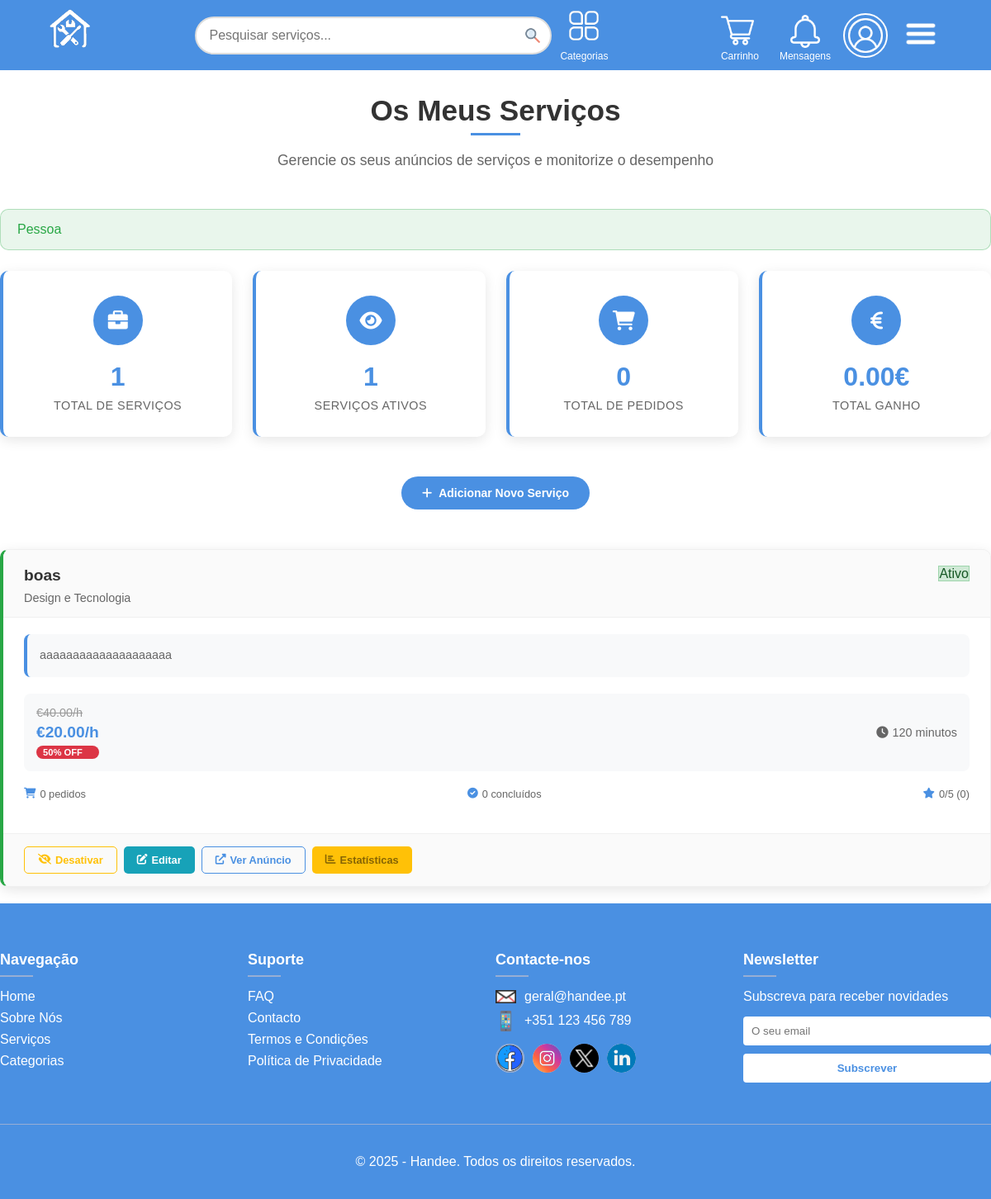
/Views/orders/myServices.php (signed in), run on an earlier commit of the app's database.
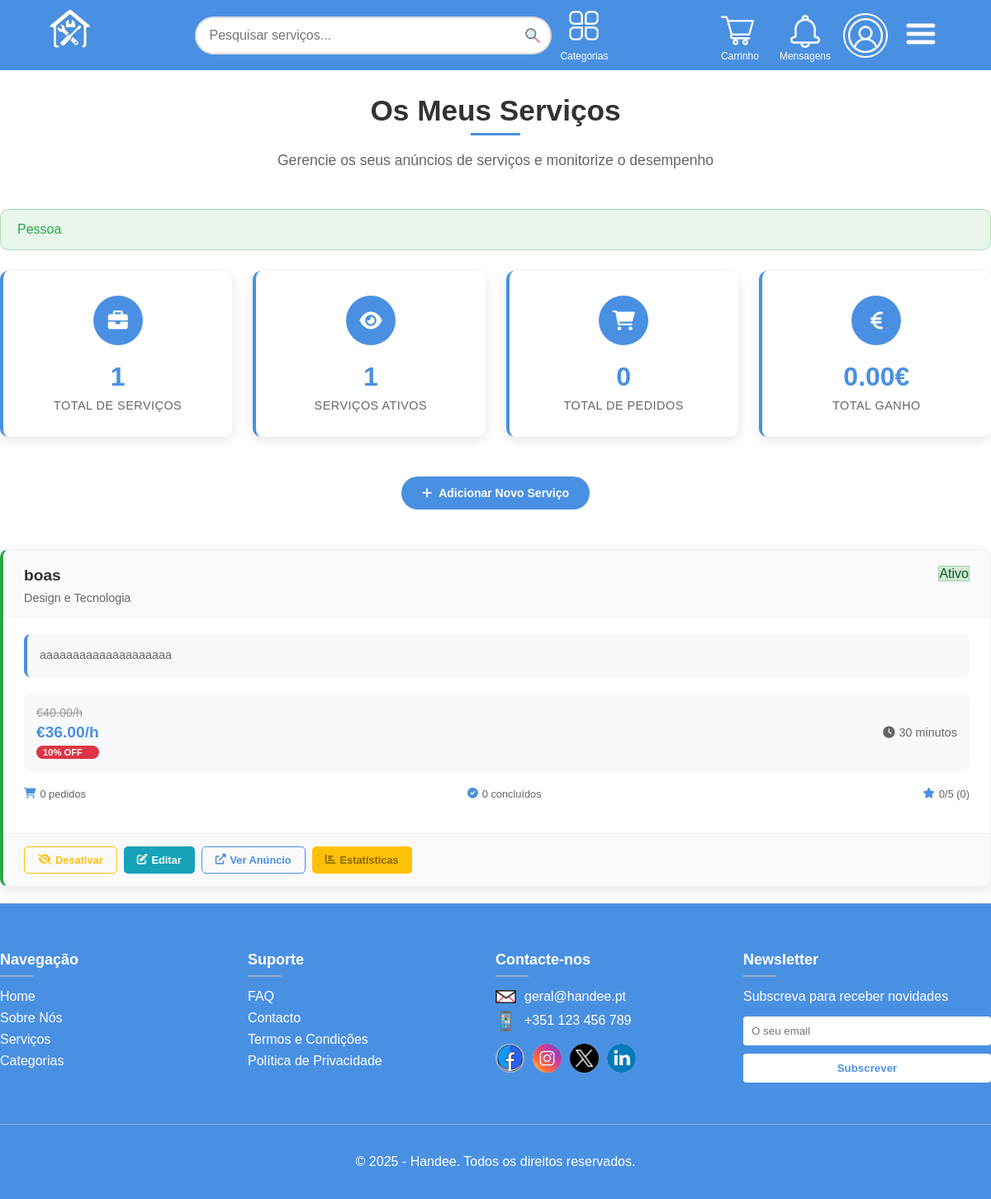
And on a later commit of the database.
### tables this page shows
CREATE TABLE Service_ (
    id INTEGER PRIMARY KEY,
    freelancer_id INTEGER NOT NULL,
    name_ TEXT NOT NULL,
    description_ TEXT NOT NULL,
    duration INTEGER NOT NULL,
    is_active BOOLEAN NOT NULL DEFAULT true,
    price_per_hour REAL NOT NULL,
    promotion INT NOT NULL DEFAULT 0,  /* O valor que estiver será o valor do desconto; default 0, logo por padrão não há desconto*/
    category_id INTEGER NOT NULL,
    FOREIGN KEY (freelancer_id) REFERENCES User_(id),
    FOREIGN KEY (category_id) REFERENCES Category(id)
);

### Controllers/serviceController.php (called while the page is built, shortened)
<?php
function getUserServices($userId) {
    $db = getDatabaseConnection();
    $query = "
        SELECT
            s.id,
            s.name_,
            s.description_,
            s.duration,
            s.is_active,
            s.price_per_hour,
            s.promotion,
            c.name_ as category_name,
            COUNT(sd.id) as total_orders,
            COUNT(CASE WHEN sd.status_ = 'completed' THEN 1 END) as completed_orders,
            AVG(f.evaluation) as avg_rating,
            COUNT(f.id) as total_reviews
        FROM Service_ s
        LEFT JOIN Category c ON s.category_id = c.id
        LEFT JOIN Service_Data sd ON s.id = sd.service_id
        LEFT JOIN Feedback f ON s.id = f.service_id
        WHERE s.freelancer_id = :user_id
        GROUP BY s.id, s.name_, s.description_, s.duration, s.is_active, s.price_per_hour, s.promotion, c.name_
        ORDER BY s.is_active DESC, s.name_ ASC
    ";
    $stmt = $db->prepare($query);
    $stmt->execute([':user_id' => $userId]);
    return $stmt->fetchAll(PDO::FETCH_ASSOC);
}
function calculateDiscountedPrice($price, $promotion) {
    if ($promotion > 0) {
        return $price - ($price * ($promotion / 100));
    }
    return $price;
}
?>

### Views/orders/myServices.php (the view, shortened to what the changed rows need)
<?php
require_once(dirname(__FILE__)."/../../Templates/common_elems.php");
require_once(dirname(__FILE__)."/../../Controllers/serviceController.php");
$currentUserId = getCurrentUserId();
$services = getUserServices($currentUserId);
?>
<main>
    <section class="section-header">
        <h2>Os Meus Serviços</h2>
    </section>
    <section class="services-section">
        <?php if (empty($services)): ?>
            <div class="no-services">
                <div class="no-services-icon">
                    <i class="fas fa-briefcase"></i>
                </div>
                <h3>Ainda não tem serviços publicados</h3>
                <p>Comece a ganhar dinheiro publicando os seus serviços!</p>
                <button class="btn-explore" onclick="openAddServiceModal()">
                    <i class="fas fa-plus"></i>
                    Publicar Primeiro Serviço
                </button>
            </div>
        <?php else: ?>
            <div class="services-list">
                <?php foreach ($services as $service):
                    $isActive = $service['is_active'];
                    $activeClass = $isActive ? 'service-active' : 'service-inactive';
                    $discountedPrice = calculateDiscountedPrice($service['price_per_hour'], $service['promotion']);
                    $avgRating = $service['avg_rating'] ? round($service['avg_rating'], 1) : 0;
                ?>
                    <div class="service-card <?php echo $activeClass; ?>">
                        <div class="service-header">
                            <div class="service-info">
                                <h3 class="service-name"><?php echo htmlspecialchars($service['name_']); ?></h3>
                                <p class="category-name"><?php echo htmlspecialchars($service['category_name']); ?></p>
                            </div>
                            <div class="service-status">
                                <span class="status-badge <?php echo $isActive ? 'status-active' : 'status-inactive'; ?>">
                                    <?php echo $isActive ? 'Ativo' : 'Inativo'; ?>
                                </span>
                            </div>
                        </div>
                        <div class="service-body">
                            <div class="service-description">
                                <p><?php echo htmlspecialchars($service['description_']); ?></p>
                            </div>
                            <div class="service-pricing">
                                <div class="price-info">
                                    <?php if ($service['promotion'] > 0): ?>
                                        <span class="original-price">€<?php echo number_format($service['price_per_hour'], 2); ?>/h</span>
                                        <span class="discounted-price">€<?php echo number_format($discountedPrice, 2); ?>/h</span>
                                        <span class="discount-badge"><?php echo $service['promotion']; ?>% OFF</span>
                                    <?php else: ?>
                                        <span class="current-price">€<?php echo number_format($service['price_per_hour'], 2); ?>/h</span>
                                    <?php endif; ?>
                                </div>
                                <div class="duration-info">
                                    <i class="fas fa-clock"></i>
                                    <?php echo $service['duration']; ?> minutos
                                </div>
                            </div>
                            <div class="service-stats">
                                <div class="stat-item">
                                    <i class="fas fa-shopping-cart"></i>
                                    <span><?php echo $service['total_orders']; ?> pedidos</span>
                                </div>
                                <div class="stat-item">
                                    <i class="fas fa-check-circle"></i>
                                    <span><?php echo $service['completed_orders']; ?> concluídos</span>
                                </div>
                                <div class="stat-item">
                                    <i class="fas fa-star"></i>
                                    <span><?php echo $avgRating; ?>/5 (<?php echo $service['total_reviews']; ?>)</span>
                                </div>
                            </div>
                        </div>
                        <div class="service-actions">
                            <form method="post" style="display: inline;">
                                <button type="submit" class="btn-toggle <?php echo $isActive ? 'btn-deactivate' : 'btn-activate'; ?>">
                                    <i class="fas fa-<?php echo $isActive ? 'eye-slash' : 'eye'; ?>"></i>
                                    <?php echo $isActive ? 'Desativar' : 'Ativar'; ?>
                                </button>
                            </form>
                            <button class="btn-edit" onclick="editService(<?php echo $service['id']; ?>)">
                                <i class="fas fa-edit"></i>
                                Editar
                            </button>
                            <a href="/Views/product.php?id=<?php echo $service['id']; ?>" class="btn-view" target="_blank">
                                <i class="fas fa-external-link-alt"></i>
                                Ver Anúncio
                            </a>
                            <button class="btn-stats" onclick="viewServiceStats(<?php echo $service['id']; ?>)">
                                <i class="fas fa-chart-bar"></i>
                                Estatísticas
                            </button>
                        </div>
                    </div>
                <?php endforeach; ?>
            </div>
        <?php endif; ?>
    </section>
</main>
<link rel="stylesheet" href="https://cdnjs.cloudflare.com/ajax/libs/font-awesome/6.0.0/css/all.min.css">

What changed in the data, as far as the page shows it:
changed service_ "boas": discountedPrice "20.00" → "36.00"; promotion "50" → "10"; duration "120" → "30"
